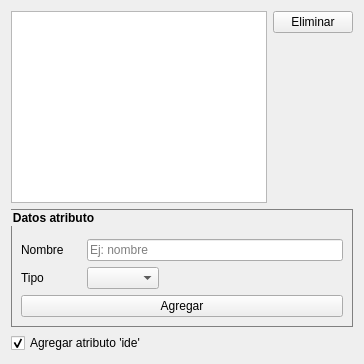
          <widget class="QWidget" name="tab_5">
           <attribute name="title">
            <string>Atributos</string>
           </attribute>
           <layout class="QVBoxLayout" name="verticalLayout_4">
            <item>
             <layout class="QHBoxLayout" name="horizontalLayout_3">
              <item>
               <widget class="QListWidget" name="lwAtributosCS">
                <property name="sizePolicy">
                 <sizepolicy hsizetype="Expanding" vsizetype="MinimumExpanding">
                  <horstretch>0</horstretch>
                  <verstretch>0</verstretch>
                 </sizepolicy>
                </property>
               </widget>
              </item>
              <item>
               <layout class="QVBoxLayout" name="verticalLayout_2">
                <item>
                 <widget class="QPushButton" name="btEliminarAtributoCS">
                  <property name="text">
                   <string>Eliminar</string>
                  </property>
                 </widget>
                </item>
                <item>
                 <spacer name="verticalSpacer">
                  <property name="orientation">
                   <enum>Qt::Vertical</enum>
                  </property>
                  <property name="sizeType">
                   <enum>QSizePolicy::Expanding</enum>
                  </property>
                  <property name="sizeHint" stdset="0">
                   <size>
                    <width>20</width>
                    <height>40</height>
                   </size>
                  </property>
                 </spacer>
                </item>
               </layout>
              </item>
             </layout>
            </item>
            <item>
             <widget class="QGroupBox" name="groupBox">
              <property name="styleSheet">
               <string notr="true">QGroupBox{
font:bold;
border: 1px solid gray;
}</string>
              </property>
              <property name="title">
               <string>Datos atributo</string>
              </property>
              <layout class="QVBoxLayout" name="verticalLayout_3">
               <item>
                <widget class="QLabel" name="label_29">
                 <property name="text">
                  <string/>
                 </property>
                </widget>
               </item>
               <item>
                <layout class="QHBoxLayout" name="horizontalLayout_2">
                 <item>
                  <widget class="QLabel" name="label_2">
                   <property name="minimumSize">
                    <size>
                     <width>60</width>
                     <height>0</height>
                    </size>
                   </property>
                   <property name="text">
                    <string>Nombre</string>
                   </property>
                  </widget>
                 </item>
                 <item>
                  <widget class="QLineEdit" name="leNombreAtributoCS">
                   <property name="placeholderText">
                    <string>Ej: nombre</string>
                   </property>
                  </widget>
                 </item>
                </layout>
               </item>
               <item>
                <layout class="QHBoxLayout" name="horizontalLayout_4">
                 <item>
                  <widget class="QLabel" name="label_4">
                   <property name="sizePolicy">
                    <sizepolicy hsizetype="Fixed" vsizetype="Preferred">
                     <horstretch>0</horstretch>
                     <verstretch>0</verstretch>
                    </sizepolicy>
                   </property>
                   <property name="minimumSize">
                    <size>
                     <width>60</width>
                     <height>0</height>
                    </size>
                   </property>
                   <property name="text">
                    <string>Tipo</string>
                   </property>
                  </widget>
                 </item>
                 <item>
                  <widget class="QComboBox" name="cbTipoAtributoCS"/>
                 </item>
                 <item>
                  <spacer name="horizontalSpacer">
                   <property name="orientation">
                    <enum>Qt::Horizontal</enum>
                   </property>
                   <property name="sizeHint" stdset="0">
                    <size>
                     <width>40</width>
                     <height>20</height>
                    </size>
                   </property>
                  </spacer>
                 </item>
                </layout>
               </item>
               <item>
                <widget class="QPushButton" name="btAgregarAtributoCS">
                 <property name="text">
                  <string>Agregar</string>
                 </property>
                </widget>
               </item>
              </layout>
             </widget>
            </item>
            <item>
             <widget class="QCheckBox" name="chkAddIdeAttr">
              <property name="text">
               <string>Agregar atributo 'ide'</string>
              </property>
              <property name="checked">
               <bool>true</bool>
              </property>
             </widget>
            </item>
           </layout>
          </widget>
